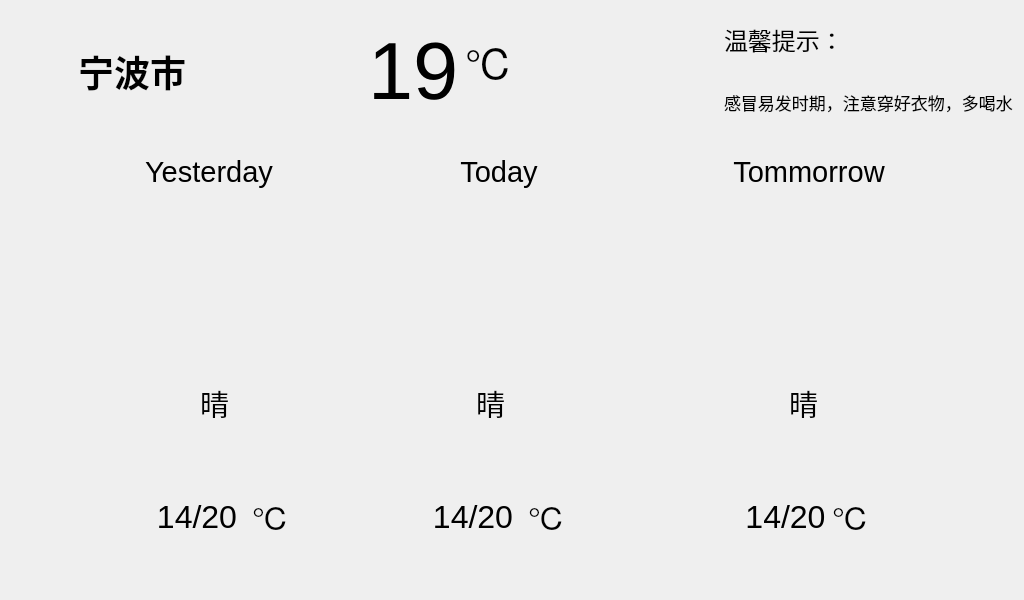
<?xml version="1.0" encoding="UTF-8"?>
<ui version="4.0">
 <class>Widget</class>
 <widget class="QWidget" name="Widget">
  <property name="geometry">
   <rect>
    <x>0</x>
    <y>0</y>
    <width>1024</width>
    <height>600</height>
   </rect>
  </property>
  <property name="windowTitle">
   <string>Widget</string>
  </property>
  <layout class="QVBoxLayout" name="verticalLayout_4" stretch="2,8">
   <item>
    <layout class="QHBoxLayout" name="horizontalLayout_4">
     <item>
      <layout class="QVBoxLayout" name="verticalLayout_3">
       <item>
        <spacer name="horizontalSpacer_18">
         <property name="orientation">
          <enum>Qt::Horizontal</enum>
         </property>
         <property name="sizeHint" stdset="0">
          <size>
           <width>40</width>
           <height>20</height>
          </size>
         </property>
        </spacer>
       </item>
       <item>
        <layout class="QHBoxLayout" name="horizontalLayout">
         <item>
          <widget class="QLabel" name="label">
           <property name="minimumSize">
            <size>
             <width>0</width>
             <height>80</height>
            </size>
           </property>
           <property name="styleSheet">
            <string notr="true">border-image: url(:/image/location6.png);</string>
           </property>
           <property name="text">
            <string/>
           </property>
          </widget>
         </item>
         <item>
          <widget class="QLabel" name="location">
           <property name="font">
            <font>
             <family>楷体</family>
             <pointsize>27</pointsize>
             <weight>75</weight>
             <bold>true</bold>
            </font>
           </property>
           <property name="text">
            <string>宁波市</string>
           </property>
           <property name="alignment">
            <set>Qt::AlignCenter</set>
           </property>
          </widget>
         </item>
        </layout>
       </item>
       <item>
        <spacer name="horizontalSpacer_19">
         <property name="orientation">
          <enum>Qt::Horizontal</enum>
         </property>
         <property name="sizeHint" stdset="0">
          <size>
           <width>40</width>
           <height>20</height>
          </size>
         </property>
        </spacer>
       </item>
      </layout>
     </item>
     <item>
      <spacer name="horizontalSpacer_20">
       <property name="orientation">
        <enum>Qt::Horizontal</enum>
       </property>
       <property name="sizeHint" stdset="0">
        <size>
         <width>40</width>
         <height>20</height>
        </size>
       </property>
      </spacer>
     </item>
     <item>
      <layout class="QHBoxLayout" name="horizontalLayout_3">
       <item>
        <widget class="QLabel" name="label_2">
         <property name="font">
          <font>
           <pointsize>61</pointsize>
          </font>
         </property>
         <property name="text">
          <string>19</string>
         </property>
        </widget>
       </item>
       <item>
        <layout class="QVBoxLayout" name="verticalLayout_2">
         <item>
          <spacer name="verticalSpacer_2">
           <property name="orientation">
            <enum>Qt::Vertical</enum>
           </property>
           <property name="sizeHint" stdset="0">
            <size>
             <width>20</width>
             <height>40</height>
            </size>
           </property>
          </spacer>
         </item>
         <item>
          <widget class="QLabel" name="label_3">
           <property name="font">
            <font>
             <pointsize>31</pointsize>
            </font>
           </property>
           <property name="text">
            <string>℃</string>
           </property>
          </widget>
         </item>
         <item>
          <spacer name="horizontalSpacer_22">
           <property name="orientation">
            <enum>Qt::Horizontal</enum>
           </property>
           <property name="sizeHint" stdset="0">
            <size>
             <width>40</width>
             <height>20</height>
            </size>
           </property>
          </spacer>
         </item>
         <item>
          <spacer name="verticalSpacer">
           <property name="orientation">
            <enum>Qt::Vertical</enum>
           </property>
           <property name="sizeHint" stdset="0">
            <size>
             <width>20</width>
             <height>40</height>
            </size>
           </property>
          </spacer>
         </item>
        </layout>
       </item>
      </layout>
     </item>
     <item>
      <spacer name="horizontalSpacer_21">
       <property name="orientation">
        <enum>Qt::Horizontal</enum>
       </property>
       <property name="sizeHint" stdset="0">
        <size>
         <width>40</width>
         <height>20</height>
        </size>
       </property>
      </spacer>
     </item>
     <item>
      <layout class="QVBoxLayout" name="verticalLayout">
       <item>
        <layout class="QHBoxLayout" name="horizontalLayout_2">
         <item>
          <widget class="QLabel" name="label_4">
           <property name="font">
            <font>
             <pointsize>18</pointsize>
            </font>
           </property>
           <property name="text">
            <string>温馨提示：</string>
           </property>
          </widget>
         </item>
         <item>
          <spacer name="horizontalSpacer_17">
           <property name="orientation">
            <enum>Qt::Horizontal</enum>
           </property>
           <property name="sizeHint" stdset="0">
            <size>
             <width>128</width>
             <height>20</height>
            </size>
           </property>
          </spacer>
         </item>
        </layout>
       </item>
       <item>
        <widget class="QLabel" name="label_5">
         <property name="font">
          <font>
           <pointsize>13</pointsize>
          </font>
         </property>
         <property name="text">
          <string>感冒易发时期，注意穿好衣物，多喝水</string>
         </property>
        </widget>
       </item>
      </layout>
     </item>
    </layout>
   </item>
   <item>
    <layout class="QGridLayout" name="gridLayout">
     <item row="0" column="0">
      <spacer name="horizontalSpacer">
       <property name="orientation">
        <enum>Qt::Horizontal</enum>
       </property>
       <property name="sizeHint" stdset="0">
        <size>
         <width>40</width>
         <height>20</height>
        </size>
       </property>
      </spacer>
     </item>
     <item row="0" column="1" colspan="4">
      <widget class="QLabel" name="label_6">
       <property name="font">
        <font>
         <pointsize>22</pointsize>
        </font>
       </property>
       <property name="text">
        <string>Yesterday</string>
       </property>
       <property name="alignment">
        <set>Qt::AlignCenter</set>
       </property>
      </widget>
     </item>
     <item row="0" column="5">
      <spacer name="horizontalSpacer_8">
       <property name="orientation">
        <enum>Qt::Horizontal</enum>
       </property>
       <property name="sizeHint" stdset="0">
        <size>
         <width>40</width>
         <height>20</height>
        </size>
       </property>
      </spacer>
     </item>
     <item row="0" column="6" colspan="3">
      <widget class="QLabel" name="label_10">
       <property name="font">
        <font>
         <pointsize>22</pointsize>
        </font>
       </property>
       <property name="text">
        <string>Today</string>
       </property>
       <property name="alignment">
        <set>Qt::AlignCenter</set>
       </property>
      </widget>
     </item>
     <item row="0" column="9">
      <spacer name="horizontalSpacer_9">
       <property name="orientation">
        <enum>Qt::Horizontal</enum>
       </property>
       <property name="sizeHint" stdset="0">
        <size>
         <width>40</width>
         <height>20</height>
        </size>
       </property>
      </spacer>
     </item>
     <item row="0" column="10" colspan="5">
      <widget class="QLabel" name="label_14">
       <property name="font">
        <font>
         <pointsize>22</pointsize>
        </font>
       </property>
       <property name="text">
        <string>Tommorrow</string>
       </property>
       <property name="alignment">
        <set>Qt::AlignCenter</set>
       </property>
      </widget>
     </item>
     <item row="0" column="15">
      <spacer name="horizontalSpacer_13">
       <property name="orientation">
        <enum>Qt::Horizontal</enum>
       </property>
       <property name="sizeHint" stdset="0">
        <size>
         <width>40</width>
         <height>20</height>
        </size>
       </property>
      </spacer>
     </item>
     <item row="1" column="0" colspan="2">
      <spacer name="horizontalSpacer_2">
       <property name="orientation">
        <enum>Qt::Horizontal</enum>
       </property>
       <property name="sizeHint" stdset="0">
        <size>
         <width>40</width>
         <height>20</height>
        </size>
       </property>
      </spacer>
     </item>
     <item row="1" column="2" colspan="3">
      <widget class="QLabel" name="label_7">
       <property name="minimumSize">
        <size>
         <width>150</width>
         <height>150</height>
        </size>
       </property>
       <property name="styleSheet">
        <string notr="true"/>
       </property>
       <property name="text">
        <string/>
       </property>
      </widget>
     </item>
     <item row="1" column="5">
      <spacer name="horizontalSpacer_7">
       <property name="orientation">
        <enum>Qt::Horizontal</enum>
       </property>
       <property name="sizeHint" stdset="0">
        <size>
         <width>98</width>
         <height>20</height>
        </size>
       </property>
      </spacer>
     </item>
     <item row="1" column="6" colspan="3">
      <widget class="QLabel" name="label_13">
       <property name="minimumSize">
        <size>
         <width>150</width>
         <height>150</height>
        </size>
       </property>
       <property name="styleSheet">
        <string notr="true"/>
       </property>
       <property name="text">
        <string/>
       </property>
      </widget>
     </item>
     <item row="1" column="9" colspan="2">
      <spacer name="horizontalSpacer_10">
       <property name="orientation">
        <enum>Qt::Horizontal</enum>
       </property>
       <property name="sizeHint" stdset="0">
        <size>
         <width>148</width>
         <height>20</height>
        </size>
       </property>
      </spacer>
     </item>
     <item row="1" column="11" colspan="4">
      <widget class="QLabel" name="label_17">
       <property name="minimumSize">
        <size>
         <width>150</width>
         <height>150</height>
        </size>
       </property>
       <property name="styleSheet">
        <string notr="true"/>
       </property>
       <property name="text">
        <string/>
       </property>
      </widget>
     </item>
     <item row="1" column="15">
      <spacer name="horizontalSpacer_14">
       <property name="orientation">
        <enum>Qt::Horizontal</enum>
       </property>
       <property name="sizeHint" stdset="0">
        <size>
         <width>78</width>
         <height>20</height>
        </size>
       </property>
      </spacer>
     </item>
     <item row="2" column="0" colspan="3">
      <spacer name="horizontalSpacer_3">
       <property name="orientation">
        <enum>Qt::Horizontal</enum>
       </property>
       <property name="sizeHint" stdset="0">
        <size>
         <width>108</width>
         <height>20</height>
        </size>
       </property>
      </spacer>
     </item>
     <item row="2" column="3">
      <widget class="QLabel" name="weather1">
       <property name="font">
        <font>
         <pointsize>22</pointsize>
        </font>
       </property>
       <property name="text">
        <string>晴</string>
       </property>
      </widget>
     </item>
     <item row="2" column="4" colspan="3">
      <spacer name="horizontalSpacer_6">
       <property name="orientation">
        <enum>Qt::Horizontal</enum>
       </property>
       <property name="sizeHint" stdset="0">
        <size>
         <width>218</width>
         <height>20</height>
        </size>
       </property>
      </spacer>
     </item>
     <item row="2" column="7">
      <widget class="QLabel" name="weather2">
       <property name="font">
        <font>
         <pointsize>22</pointsize>
        </font>
       </property>
       <property name="text">
        <string>晴</string>
       </property>
      </widget>
     </item>
     <item row="2" column="8" colspan="4">
      <spacer name="horizontalSpacer_11">
       <property name="orientation">
        <enum>Qt::Horizontal</enum>
       </property>
       <property name="sizeHint" stdset="0">
        <size>
         <width>228</width>
         <height>20</height>
        </size>
       </property>
      </spacer>
     </item>
     <item row="2" column="12">
      <widget class="QLabel" name="weather3">
       <property name="font">
        <font>
         <pointsize>22</pointsize>
        </font>
       </property>
       <property name="text">
        <string>晴</string>
       </property>
      </widget>
     </item>
     <item row="2" column="13" colspan="3">
      <spacer name="horizontalSpacer_15">
       <property name="orientation">
        <enum>Qt::Horizontal</enum>
       </property>
       <property name="sizeHint" stdset="0">
        <size>
         <width>128</width>
         <height>20</height>
        </size>
       </property>
      </spacer>
     </item>
     <item row="3" column="2" rowspan="2" colspan="2">
      <widget class="QLabel" name="temperature1">
       <property name="font">
        <font>
         <pointsize>24</pointsize>
        </font>
       </property>
       <property name="text">
        <string>14/20</string>
       </property>
       <property name="alignment">
        <set>Qt::AlignCenter</set>
       </property>
      </widget>
     </item>
     <item row="3" column="4" rowspan="2">
      <widget class="QLabel" name="label_9">
       <property name="font">
        <font>
         <pointsize>24</pointsize>
        </font>
       </property>
       <property name="text">
        <string>℃</string>
       </property>
      </widget>
     </item>
     <item row="3" column="6" rowspan="2" colspan="2">
      <widget class="QLabel" name="temperature2">
       <property name="font">
        <font>
         <pointsize>24</pointsize>
        </font>
       </property>
       <property name="text">
        <string>14/20</string>
       </property>
       <property name="alignment">
        <set>Qt::AlignCenter</set>
       </property>
      </widget>
     </item>
     <item row="3" column="8" rowspan="2">
      <widget class="QLabel" name="label_12">
       <property name="font">
        <font>
         <pointsize>24</pointsize>
        </font>
       </property>
       <property name="text">
        <string>℃</string>
       </property>
      </widget>
     </item>
     <item row="3" column="11" rowspan="2" colspan="2">
      <widget class="QLabel" name="temperature3">
       <property name="font">
        <font>
         <pointsize>24</pointsize>
        </font>
       </property>
       <property name="text">
        <string>14/20</string>
       </property>
       <property name="alignment">
        <set>Qt::AlignCenter</set>
       </property>
      </widget>
     </item>
     <item row="3" column="13" rowspan="2" colspan="2">
      <widget class="QLabel" name="label_16">
       <property name="font">
        <font>
         <pointsize>24</pointsize>
        </font>
       </property>
       <property name="text">
        <string>℃</string>
       </property>
      </widget>
     </item>
     <item row="4" column="0">
      <spacer name="horizontalSpacer_4">
       <property name="orientation">
        <enum>Qt::Horizontal</enum>
       </property>
       <property name="sizeHint" stdset="0">
        <size>
         <width>38</width>
         <height>20</height>
        </size>
       </property>
      </spacer>
     </item>
     <item row="4" column="5">
      <spacer name="horizontalSpacer_5">
       <property name="orientation">
        <enum>Qt::Horizontal</enum>
       </property>
       <property name="sizeHint" stdset="0">
        <size>
         <width>108</width>
         <height>20</height>
        </size>
       </property>
      </spacer>
     </item>
     <item row="4" column="9">
      <spacer name="horizontalSpacer_12">
       <property name="orientation">
        <enum>Qt::Horizontal</enum>
       </property>
       <property name="sizeHint" stdset="0">
        <size>
         <width>128</width>
         <height>20</height>
        </size>
       </property>
      </spacer>
     </item>
     <item row="4" column="14" colspan="2">
      <spacer name="horizontalSpacer_16">
       <property name="orientation">
        <enum>Qt::Horizontal</enum>
       </property>
       <property name="sizeHint" stdset="0">
        <size>
         <width>88</width>
         <height>20</height>
        </size>
       </property>
      </spacer>
     </item>
    </layout>
   </item>
  </layout>
 </widget>
 <layoutdefault spacing="6" margin="11"/>
 <resources/>
 <connections/>
</ui>
